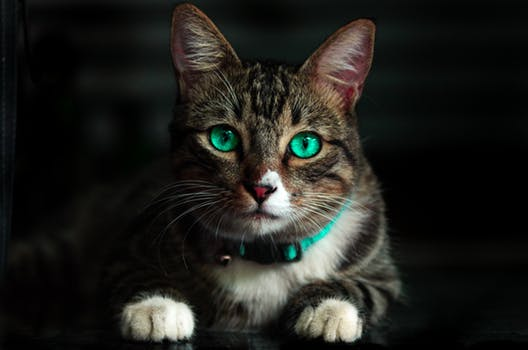
#> input picture cat.jpeg, 528 x 350 px
$ python histogram_equalization.py -i cat.jpeg
#> lines starting #> are read from the running program, lines starting #| are printed output that depends on the picture
import cv2
import numpy as np
import argparse
import matplotlib.pyplot as plt


ap = argparse.ArgumentParser()
ap.add_argument('-i', required = True, help = 'Path to Image')
args = vars(ap.parse_args())

image = cv2.imread(args['i'])
#> image is the input picture: shape (350, 528, 3); mean B, G, R 27.8, 31.9, 31.8

# grayScale = cv2.cvtColor(image, cv2.COLOR_BGR2GRAY)
grayScale = cv2.cvtColor(image, cv2.COLOR_BGR2GRAY)
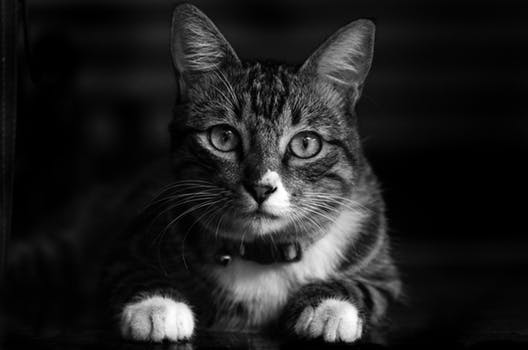
#> grayScale: shape (350, 528); min 0, max 255, mean 31.4

def gen_hist(image, title, fig_number):
	"""
	this function will get a gray scale image as an input and generates it histogram
	"""
#> called with title = 'Before Equalization', fig_number = 1
	cv2.imshow(title, image)
	cv2.waitKey(0)
	hist = cv2.calcHist([image],[0], None, [256], [0,256])
#> hist = 256 values, max 15621 at index 0, min 11 at index 255, mean 721.9

	_ = plt.figure(fig_number)
	_ = plt.title(title)
	_ = plt.xlabel('Bins from 0 - 255')
	_ = plt.ylabel('# of pixels')
	_ = plt.plot(hist)
	_ = plt.xlim([0,256])


if __name__ == '__main__':

	gen_hist(grayScale, "Before Equalization", 1)

	#equalization function
	eq = cv2.equalizeHist(grayScale)
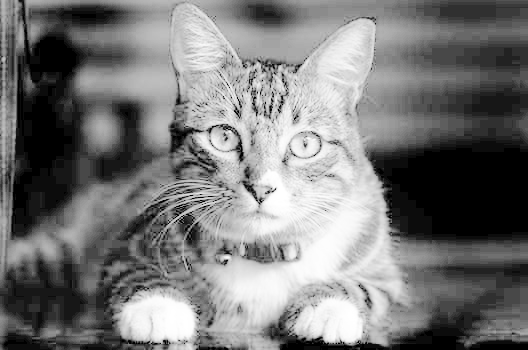
#> eq: shape (350, 528); min 0, max 255, mean 119.7

	gen_hist(eq, 'After equalization', 2)

	plt.show()
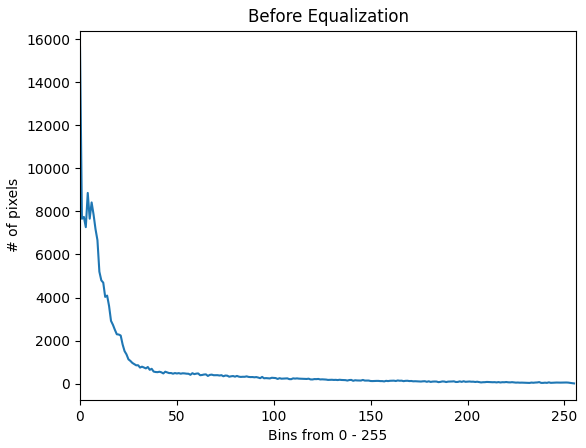
#> figure drawn by matplotlib, 1 panel; curve peaks at x = 0, y = 15621
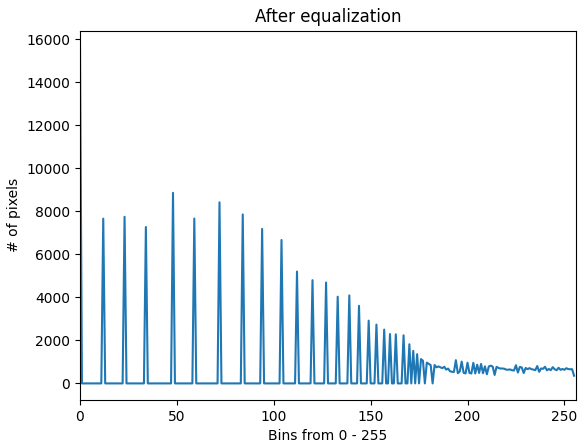
#> figure drawn by matplotlib, 1 panel; curve peaks at x = 0, y = 15621
